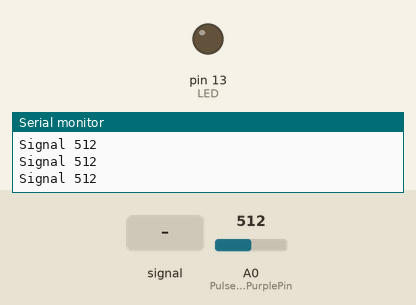
The sketch below on a simulated Arduino Uno, built with avr-gcc and run on an emulated ATmega328P. Shown: output pins drawn as LEDs (lit = HIGH), the last lines printed to the serial monitor. Dashed ring = blinking. Inputs (shaded band) come from the test bench; at power-on: A0 (PulseSensorPurplePin) = 512.

Above: at 1.2 s.
1.3 s: A0 (PulseSensorPurplePin) fed a 200 Hz sine of ±81 counts around its level
At 1.63 s:
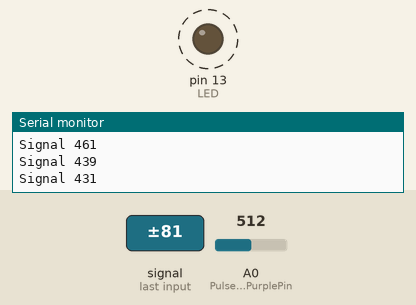
4.3 s: A0 (PulseSensorPurplePin) set to 716
At 5.0 s:
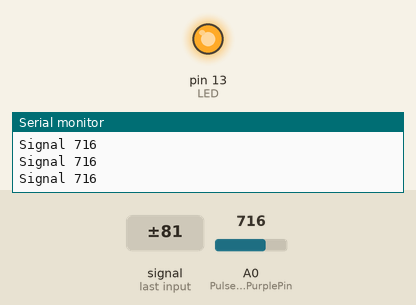
5.8 s: A0 (PulseSensorPurplePin) set to 596
7.3 s: A0 (PulseSensorPurplePin) set to 570
At 8.2 s:
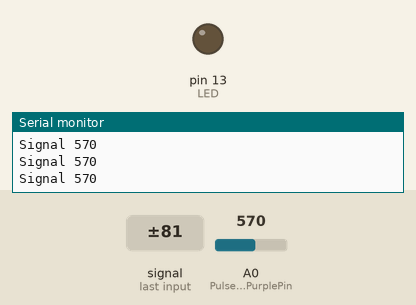
10.3 s: A0 (PulseSensorPurplePin) set to 590
At 10.9 s:
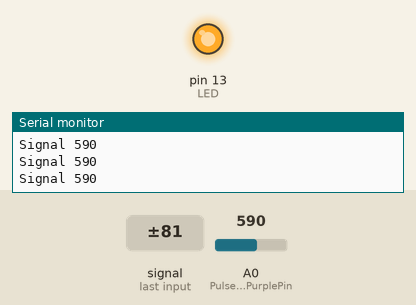
Timing chart, 0 to 12.8 s (numbered marks = the images above; inputs shaded):
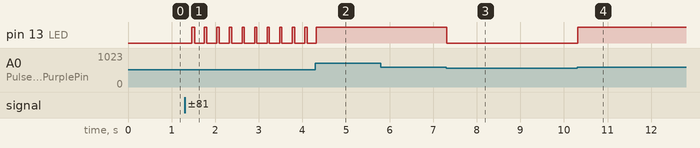

The sketch:

PulseLEDsProject.ino
```cpp
int PulseSensorPurplePin = 0;
int LED = LED_BUILTIN;


int Signal;
int Threshold = 580;

void setup() {
  pinMode(LED, OUTPUT);
  Serial.begin(115200);
}

void loop() {

  Signal = analogRead(PulseSensorPurplePin);

  Serial.println("Signal " + String(Signal));

  if (Signal > Threshold) {
    digitalWrite(LED, HIGH);
  } else {
    digitalWrite(LED, LOW);
  }

  delay(20);
}
```

Measured:
- the behaviour switches between 581 and 580 on A0 (PulseSensorPurplePin) (found by bisection; images 2 and 3)
- after the input at 1.3 s, pin 13 (LED): alternates HIGH for 0.06 s and LOW for 0.24 s, starting after 0.17 s
- after the input at 4.3 s, pin 13 (LED): goes on until 4.3 s, then stays HIGH
- after the input at 7.3 s, pin 13 (LED): HIGH → LOW at once
- after the input at 10.3 s, pin 13 (LED): LOW → HIGH at once
